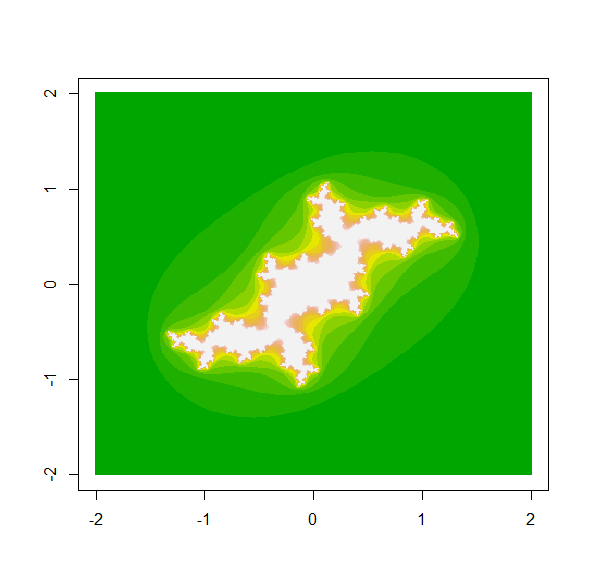

The script that drew this image:
x=seq(-2,2,0.01)
iter=15
cl=terrain.colors(iter)
julia.point=complex(real=-0.2,imaginary=-0.8)
win.graph(width=20,height=20)
plot(0,type="l",xlim=c(-2,2),ylim=c(-2,2),ann=F,bty="n",xaxt="n",yaxt="n")
M=matrix(0,length(x),length(x))
for (a in 1:length(x)){
	for (b in 1:length(x))	{
		M[a,b]=complex(real=x[a],imaginary=x[b])	#przypisujemy wartosci poczatkowe
		for (k in 1:iter){	#iterujemy zgodnie ze wzorem
			M[a,b]=M[a,b]^2+julia.point
			if (Mod(M[a,b])>2){
				M[a,b]=k
				break
			}
			if (Mod(M[a,b])<2 && k==iter) M[a,b]=iter
		}
	}
}

for (a in 1:length(x)){
	for (b in 1:length(x)){
		points(x[a],x[b],type="p",pch=20,cex=0.1,col=cl[Re(M[a,b])])
	}
}
